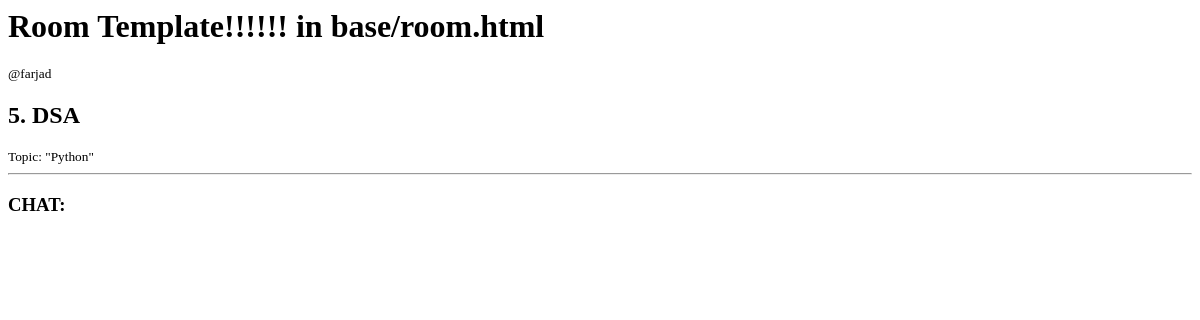
The page /room/5/ on the database as committed earlier.
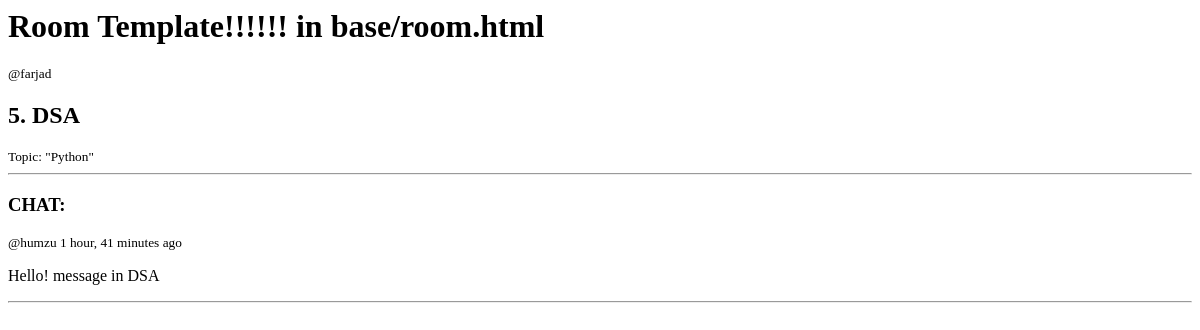
The same page on the database as committed later.
### base/models.py (models this page shows, shortened)
class Message(models.Model):
    user = models.ForeignKey(User, on_delete =  models.CASCADE)   # when the user is deleted then all its messages are delete as well
    body = models.CharField(max_length=1000)  # the body of the message
    room = models.ForeignKey(Room, on_delete =  models.CASCADE)
    updated = models.DateTimeField(auto_now=True)
    created = models.DateTimeField(auto_now_add=True)

### base/views.py (the view)
# urls.py: path('room/<str:pk>/',views.room, name ="room"),   # 'pk' stands for Primary Key  and it is set as string.......
def room(request,pk):
    room = Room.objects.get(id = pk)
    UserMessages = room.message_set.all().order_by('-created')  # getting all the messages of the room and ordering them according to the most recent message
    context = { 'room': room,'messages':UserMessages}
    return render(request, 'base/room.html',context)   ## using render function to render the room.html page

### base/models.py (called while the page is built)
    def __str__(self):
        return self.name

### base/templates/base/room.html (shortened to what this page needs)
<h1>Room Template!!!!!! in base/room.html</h1>
<div class = "RoomInfoBox">
     <small>@{{room.host}}</small>
     <h2>{{room.id}}. {{room.name}}</h2>
     <small>Topic: "{{room.topic}}"</small>
 </div>
<hr>
<h3>CHAT: </h3>
<div class = "conversationBox">
      {% for message in messages %}
      <small>@{{message.user}} {{message.created|timesince}} ago</small>
      <p>{{message.body}}</p>
      <hr>
      {% endfor %}
</div>

Rows that differ between the two databases and show on the page:
added Message: user "humzu", created "1 hour, 41 minutes", body "Hello! message in DSA"
